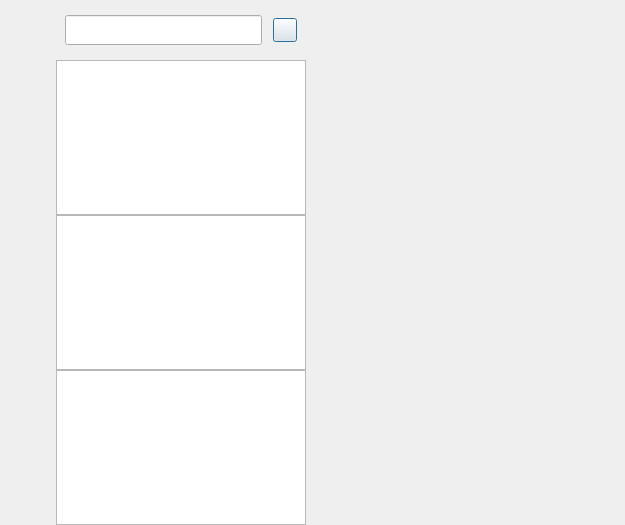
<?xml version="1.0" encoding="UTF-8"?>
<ui version="4.0">
 <class>ChatDialog</class>
 <widget class="QDialog" name="ChatDialog">
  <property name="geometry">
   <rect>
    <x>0</x>
    <y>0</y>
    <width>625</width>
    <height>525</height>
   </rect>
  </property>
  <property name="windowTitle">
   <string>Dialog</string>
  </property>
  <layout class="QHBoxLayout" name="horizontalLayout">
   <property name="spacing">
    <number>0</number>
   </property>
   <property name="leftMargin">
    <number>0</number>
   </property>
   <property name="topMargin">
    <number>0</number>
   </property>
   <property name="rightMargin">
    <number>0</number>
   </property>
   <property name="bottomMargin">
    <number>0</number>
   </property>
   <item>
    <widget class="QWidget" name="widget_side_bar" native="true">
     <property name="sizePolicy">
      <sizepolicy hsizetype="Fixed" vsizetype="Preferred">
       <horstretch>0</horstretch>
       <verstretch>0</verstretch>
      </sizepolicy>
     </property>
     <property name="minimumSize">
      <size>
       <width>56</width>
       <height>0</height>
      </size>
     </property>
     <property name="maximumSize">
      <size>
       <width>56</width>
       <height>16777215</height>
      </size>
     </property>
     <layout class="QGridLayout" name="gridLayout">
      <property name="leftMargin">
       <number>10</number>
      </property>
      <property name="topMargin">
       <number>30</number>
      </property>
      <property name="rightMargin">
       <number>10</number>
      </property>
      <property name="bottomMargin">
       <number>0</number>
      </property>
      <property name="spacing">
       <number>0</number>
      </property>
      <item row="2" column="0">
       <spacer name="verticalSpacer">
        <property name="orientation">
         <enum>Qt::Vertical</enum>
        </property>
        <property name="sizeHint" stdset="0">
         <size>
          <width>20</width>
          <height>40</height>
         </size>
        </property>
       </spacer>
      </item>
      <item row="1" column="0">
       <widget class="QWidget" name="widget" native="true">
        <layout class="QVBoxLayout" name="verticalLayout_2">
         <property name="spacing">
          <number>20</number>
         </property>
         <property name="leftMargin">
          <number>0</number>
         </property>
         <property name="topMargin">
          <number>0</number>
         </property>
         <property name="rightMargin">
          <number>0</number>
         </property>
         <property name="bottomMargin">
          <number>0</number>
         </property>
         <item>
          <widget class="StateWidget" name="label_side_head">
           <property name="minimumSize">
            <size>
             <width>35</width>
             <height>35</height>
            </size>
           </property>
           <property name="maximumSize">
            <size>
             <width>35</width>
             <height>35</height>
            </size>
           </property>
           <property name="text">
            <string/>
           </property>
          </widget>
         </item>
         <item>
          <widget class="StateWidget" name="label_side_chat">
           <property name="minimumSize">
            <size>
             <width>35</width>
             <height>35</height>
            </size>
           </property>
           <property name="maximumSize">
            <size>
             <width>35</width>
             <height>35</height>
            </size>
           </property>
           <property name="text">
            <string/>
           </property>
          </widget>
         </item>
         <item>
          <widget class="StateWidget" name="label_side_contact">
           <property name="minimumSize">
            <size>
             <width>35</width>
             <height>35</height>
            </size>
           </property>
           <property name="maximumSize">
            <size>
             <width>35</width>
             <height>35</height>
            </size>
           </property>
           <property name="text">
            <string/>
           </property>
          </widget>
         </item>
        </layout>
       </widget>
      </item>
     </layout>
    </widget>
   </item>
   <item>
    <widget class="QWidget" name="widget_chat_user" native="true">
     <property name="maximumSize">
      <size>
       <width>250</width>
       <height>16777215</height>
      </size>
     </property>
     <layout class="QVBoxLayout" name="verticalLayout">
      <property name="spacing">
       <number>0</number>
      </property>
      <property name="leftMargin">
       <number>0</number>
      </property>
      <property name="topMargin">
       <number>0</number>
      </property>
      <property name="rightMargin">
       <number>0</number>
      </property>
      <property name="bottomMargin">
       <number>0</number>
      </property>
      <item>
       <widget class="QWidget" name="widget_search" native="true">
        <property name="minimumSize">
         <size>
          <width>0</width>
          <height>60</height>
         </size>
        </property>
        <property name="maximumSize">
         <size>
          <width>16777215</width>
          <height>60</height>
         </size>
        </property>
        <layout class="QHBoxLayout" name="horizontalLayout_2">
         <item>
          <widget class="CustomizeEdit" name="lineEdit_search">
           <property name="minimumSize">
            <size>
             <width>0</width>
             <height>30</height>
            </size>
           </property>
           <property name="maximumSize">
            <size>
             <width>16777215</width>
             <height>30</height>
            </size>
           </property>
           <property name="alignment">
            <set>Qt::AlignLeading|Qt::AlignLeft|Qt::AlignVCenter</set>
           </property>
          </widget>
         </item>
         <item>
          <spacer name="horizontalSpacer">
           <property name="orientation">
            <enum>Qt::Horizontal</enum>
           </property>
           <property name="sizeType">
            <enum>QSizePolicy::Fixed</enum>
           </property>
           <property name="sizeHint" stdset="0">
            <size>
             <width>5</width>
             <height>20</height>
            </size>
           </property>
          </spacer>
         </item>
         <item>
          <widget class="ClickedBtn" name="pushButton_add">
           <property name="minimumSize">
            <size>
             <width>24</width>
             <height>24</height>
            </size>
           </property>
           <property name="maximumSize">
            <size>
             <width>24</width>
             <height>24</height>
            </size>
           </property>
           <property name="text">
            <string/>
           </property>
          </widget>
         </item>
        </layout>
       </widget>
      </item>
      <item>
       <widget class="ChatUserList" name="listWidget_chat_user"/>
      </item>
      <item>
       <widget class="SearchList" name="listWidget_search"/>
      </item>
      <item>
       <widget class="QListWidget" name="listWidget_conn_user"/>
      </item>
     </layout>
    </widget>
   </item>
   <item>
    <widget class="QStackedWidget" name="stackedWidget">
     <property name="currentIndex">
      <number>0</number>
     </property>
     <widget class="PageChat" name="page_chat"/>
     <widget class="QWidget" name="page_apply"/>
    </widget>
   </item>
  </layout>
 </widget>
 <customwidgets>
  <customwidget>
   <class>ClickedBtn</class>
   <extends>QPushButton</extends>
   <header>clickedbtn.h</header>
  </customwidget>
  <customwidget>
   <class>PageChat</class>
   <extends>QWidget</extends>
   <header>pagechat.h</header>
   <container>1</container>
  </customwidget>
  <customwidget>
   <class>CustomizeEdit</class>
   <extends>QLineEdit</extends>
   <header>customizeedit.h</header>
  </customwidget>
  <customwidget>
   <class>ChatUserList</class>
   <extends>QListWidget</extends>
   <header>chatuserlist.h</header>
  </customwidget>
  <customwidget>
   <class>StateWidget</class>
   <extends>QLabel</extends>
   <header>statewidget.h</header>
  </customwidget>
  <customwidget>
   <class>SearchList</class>
   <extends>QListWidget</extends>
   <header>searchlist.h</header>
  </customwidget>
 </customwidgets>
 <resources/>
 <connections/>
</ui>
